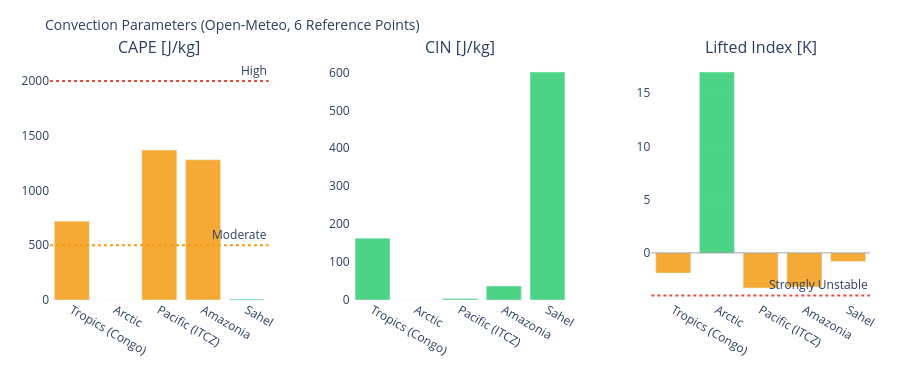

The notebook cell this image was saved under:
### Markdown cell above
---
## 3. Visualizations

### Code cell
# ============================================================
# CAPE / CIN / LIFTED INDEX – Convection potential
# ============================================================

if not df_atm.empty:
    fig = make_subplots(
        rows=1, cols=3,
        subplot_titles=['CAPE [J/kg]', 'CIN [J/kg]', 'Lifted Index [K]'],
        horizontal_spacing=0.1
    )
    pts = df_atm['point'].tolist()
    pt_colors = ['#E85D24','#185FA5','#888780','#378ADD','#639922','#F2A623']

    # CAPE – höher = mehr Gewitterpotential
    cape_vals = df_atm['cape'].fillna(0).tolist()
    cape_colors = ['#e74c3c' if v > 2000 else '#f39c12' if v > 500 else '#2ecc71'
                   for v in cape_vals]
    fig.add_trace(go.Bar(x=pts, y=cape_vals, marker_color=cape_colors,
                         opacity=0.85, showlegend=False), row=1, col=1)
    fig.add_hline(y=2000, line_dash='dot', line_color='#e74c3c',
                  annotation_text='High', row=1, col=1)
    fig.add_hline(y=500,  line_dash='dot', line_color='#f39c12',
                  annotation_text='Moderate', row=1, col=1)

    # CIN – negativer = stärker gedeckelt (weniger Auslöse)
    cin_vals = df_atm['cin'].fillna(0).tolist()
    cin_colors = ['#e74c3c' if v < -200 else '#f39c12' if v < -50 else '#2ecc71'
                  for v in cin_vals]
    fig.add_trace(go.Bar(x=pts, y=cin_vals, marker_color=cin_colors,
                         opacity=0.85, showlegend=False), row=1, col=2)

    # Lifted Index – negativ = instabil
    li_vals = df_atm['li'].fillna(0).tolist()
    li_colors = ['#e74c3c' if v < -4 else '#f39c12' if v < 0 else '#2ecc71'
                 for v in li_vals]
    fig.add_trace(go.Bar(x=pts, y=li_vals, marker_color=li_colors,
                         opacity=0.85, showlegend=False), row=1, col=3)
    fig.add_hline(y=0, line_color='gray', line_width=0.7, row=1, col=3)
    fig.add_hline(y=-4, line_dash='dot', line_color='#e74c3c',
                  annotation_text='Strongly Unstable', row=1, col=3)

    fig.update_layout(
        title=dict(text='Convection Parameters (Open-Meteo, 6 Reference Points)', font=dict(size=14)),
        height=380, plot_bgcolor='rgba(0,0,0,0)', paper_bgcolor='rgba(0,0,0,0)',
        margin=dict(l=50, r=30, t=60, b=80)
    )
    fig.update_xaxes(tickangle=30)
    fig.show()

### Figure 1 — Plotly figure (JSON) as saved in the notebook; plotly's stock layout.template omitted (floating-point values rounded to 4 significant figures)
{"data": [{"marker": {"color": ["#f39c12", "#2ecc71", "#f39c12", "#f39c12", "#2ecc71"]}, "opacity": 0.85, "showlegend": false, "type": "bar", "x": ["Tropics (Congo)", "Arctic", "Pacific (ITCZ)", "Amazonia", "Sahel"], "xaxis": "x", "y": [720.0, 0.0, 1370.0, 1280.0, 10.0], "yaxis": "y"}, {"marker": {"color": ["#2ecc71", "#2ecc71", "#2ecc71", "#2ecc71", "#2ecc71"]}, "opacity": 0.85, "showlegend": false, "type": "bar", "x": ["Tropics (Congo)", "Arctic", "Pacific (ITCZ)", "Amazonia", "Sahel"], "xaxis": "x2", "y": [163.0, 0.0, 4.0, 37.0, 601.0], "yaxis": "y2"}, {"marker": {"color": ["#f39c12", "#2ecc71", "#f39c12", "#f39c12", "#f39c12"]}, "opacity": 0.85, "showlegend": false, "type": "bar", "x": ["Tropics (Congo)", "Arctic", "Pacific (ITCZ)", "Amazonia", "Sahel"], "xaxis": "x3", "y": [-1.9, 17.0, -3.3, -3.2, -0.8], "yaxis": "y3"}], "layout": {"annotations": [{"font": {"size": 16}, "showarrow": false, "text": "CAPE [J/kg]", "x": 0.1333, "xanchor": "center", "xref": "paper", "y": 1.0, "yanchor": "bottom", "yref": "paper"}, {"font": {"size": 16}, "showarrow": false, "text": "CIN [J/kg]", "x": 0.5, "xanchor": "center", "xref": "paper", "y": 1.0, "yanchor": "bottom", "yref": "paper"}, {"font": {"size": 16}, "showarrow": false, "text": "Lifted Index [K]", "x": 0.8667, "xanchor": "center", "xref": "paper", "y": 1.0, "yanchor": "bottom", "yref": "paper"}, {"showarrow": false, "text": "High", "x": 1, "xanchor": "right", "xref": "x domain", "y": 2000, "yanchor": "bottom", "yref": "y"}, {"showarrow": false, "text": "Moderate", "x": 1, "xanchor": "right", "xref": "x domain", "y": 500, "yanchor": "bottom", "yref": "y"}, {"showarrow": false, "text": "Strongly Unstable", "x": 1, "xanchor": "right", "xref": "x3 domain", "y": -4, "yanchor": "bottom", "yref": "y3"}], "height": 380, "margin": {"b": 80, "l": 50, "r": 30, "t": 60}, "paper_bgcolor": "rgba(0,0,0,0)", "plot_bgcolor": "rgba(0,0,0,0)", "shapes": [{"line": {"color": "#e74c3c", "dash": "dot"}, "type": "line", "x0": 0, "x1": 1, "xref": "x domain", "y0": 2000, "y1": 2000, "yref": "y"}, {"line": {"color": "#f39c12", "dash": "dot"}, "type": "line", "x0": 0, "x1": 1, "xref": "x domain", "y0": 500, "y1": 500, "yref": "y"}, {"line": {"color": "gray", "width": 0.7}, "type": "line", "x0": 0, "x1": 1, "xref": "x3 domain", "y0": 0, "y1": 0, "yref": "y3"}, {"line": {"color": "#e74c3c", "dash": "dot"}, "type": "line", "x0": 0, "x1": 1, "xref": "x3 domain", "y0": -4, "y1": -4, "yref": "y3"}], "title": {"font": {"size": 14}, "text": "Convection Parameters (Open-Meteo, 6 Reference Points)"}, "xaxis": {"anchor": "y", "domain": [0.0, 0.2667], "tickangle": 30}, "xaxis2": {"anchor": "y2", "domain": [0.3667, 0.6333], "tickangle": 30}, "xaxis3": {"anchor": "y3", "domain": [0.7333, 1.0], "tickangle": 30}, "yaxis": {"anchor": "x", "domain": [0.0, 1.0]}, "yaxis2": {"anchor": "x2", "domain": [0.0, 1.0]}, "yaxis3": {"anchor": "x3", "domain": [0.0, 1.0]}}}
